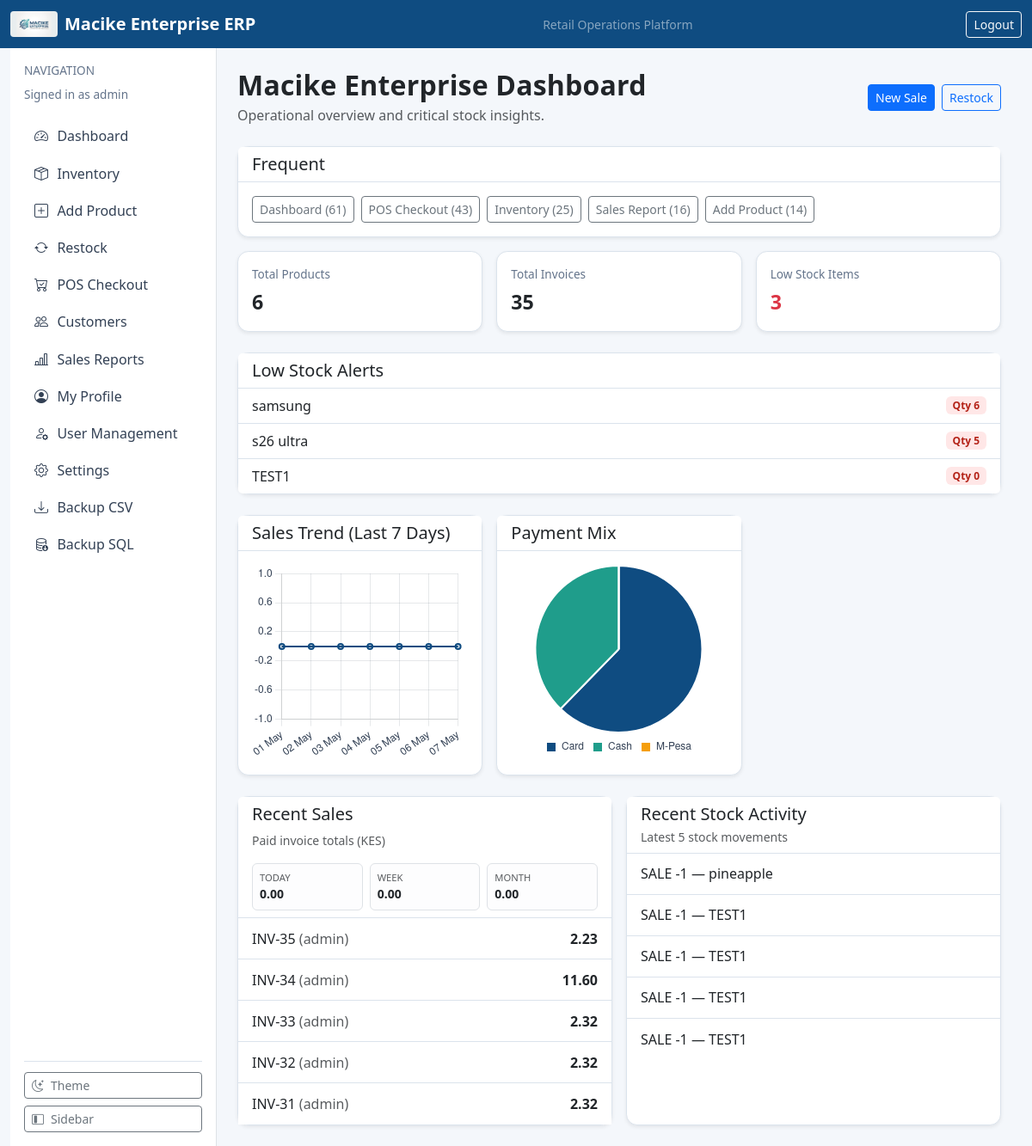
The app's page / (signed in), older data.
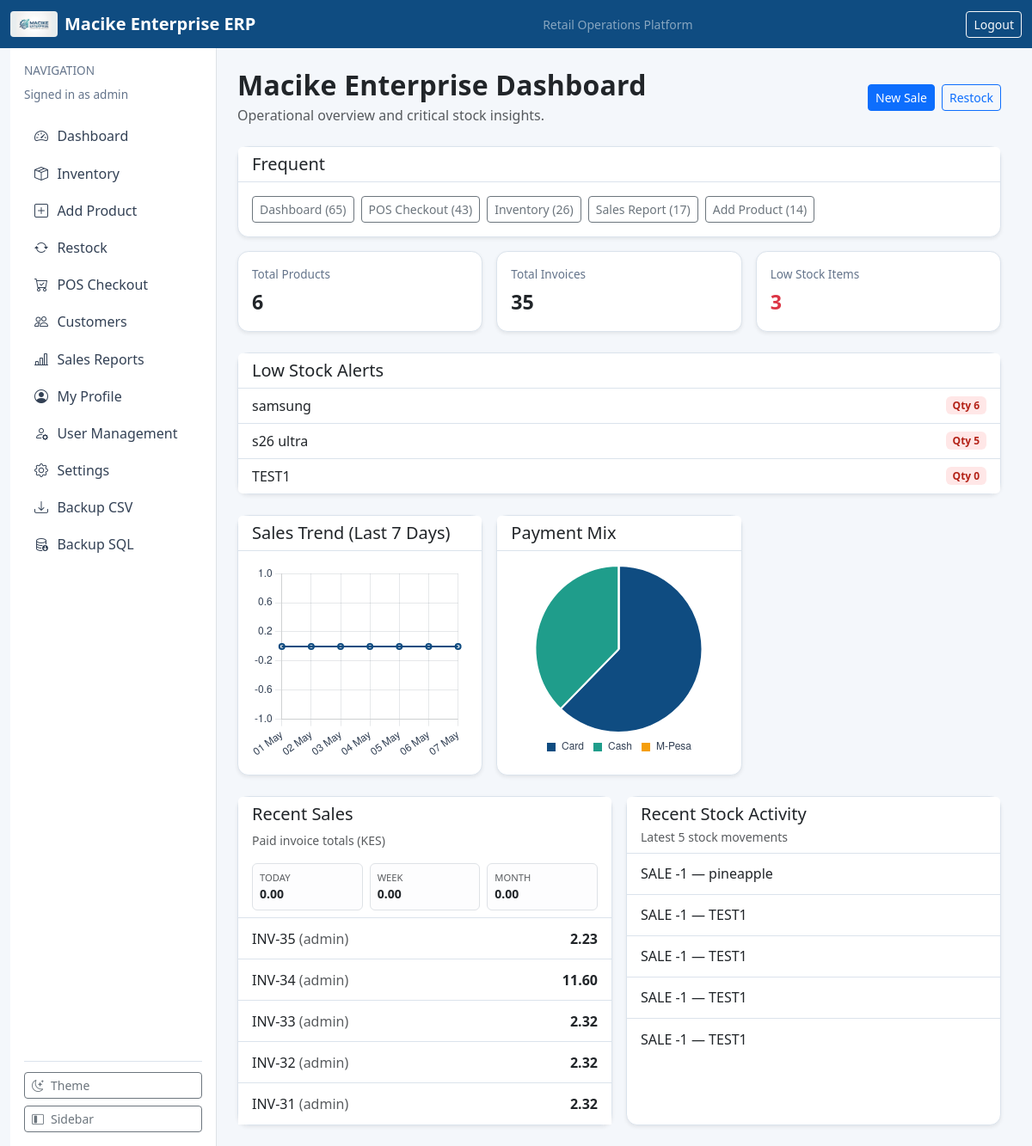
The same page, newer data.
### dashboard/models.py (models this page shows)
class UserPageVisit(models.Model):
    user = models.ForeignKey("accounts.CustomUser", on_delete=models.CASCADE, related_name="page_visits")
    path = models.CharField(max_length=255)
    label = models.CharField(max_length=100)
    count = models.PositiveIntegerField(default=0)
    last_visited = models.DateTimeField(auto_now=True)
    class Meta:
        unique_together = ("user", "path")
        ordering = ["-count", "-last_visited"]

### dashboard/views.py (the view)
# urls.py: 2. Add a URL to urlpatterns:  path('', views.home, name='home')
@login_required
@role_required("ADMIN", "MANAGER", "AUDITOR", "CASHIER")
def home(request):
    invoices_today = SalesInvoice.objects.count()
    today = timezone.localdate()
    day_labels = []
    sales_series = []
    for i in range(6, -1, -1):
        day = today - timedelta(days=i)
        day_labels.append(day.strftime("%d %b"))
        total = (
            SalesInvoice.objects.filter(timestamp__date=day, status=SalesInvoice.Status.PAID)
            .aggregate(total=models.Sum("total_amount"))["total"]
            or 0
        )
        sales_series.append(float(total))
    payment_rows = (
        SalesInvoice.objects.filter(status=SalesInvoice.Status.PAID)
        .values("payment_method")
        .annotate(total=models.Sum("total_amount"))
        .order_by("payment_method")
    )
    payment_map = dict(SalesInvoice.PaymentMethod.choices)
    payment_labels = [payment_map.get(row["payment_method"], row["payment_method"]) for row in payment_rows]
    payment_values = [float(row["total"] or 0) for row in payment_rows]
    top_products = (
        SalesLineItem.objects.values("product__name")
        .annotate(total_qty=models.Sum("quantity"))
        .order_by("-total_qty")[:5]
    )
    top_product_labels = [row["product__name"] for row in top_products]
    top_product_values = [int(row["total_qty"]) for row in top_products]
    low_stock_qs = Product.objects.filter(quantity__lte=models.F("reorder_level"))
    recent_sales = SalesInvoice.objects.select_related("cashier").order_by("-timestamp")[:5]
    recent_activity = StockAuditLog.objects.select_related("product", "user").order_by("-timestamp")[:5]
    paid_invoices = SalesInvoice.objects.filter(status=SalesInvoice.Status.PAID)
    now = timezone.now()
    def paid_sum(qs):
        return Decimal(str(qs.aggregate(total=models.Sum("total_amount"))["total"] or 0)).quantize(Decimal("0.01"))
    sales_total_today = paid_sum(paid_invoices.filter(timestamp__date=today))
    sales_total_week = paid_sum(paid_invoices.filter(timestamp__gte=now - timedelta(days=7)))
    sales_total_month = paid_sum(
        paid_invoices.filter(timestamp__year=now.year, timestamp__month=now.month),
    )
    context = {
        "settings_obj": AppSettings.get_solo(),
        "product_count": Product.objects.count(),
        "invoice_count": invoices_today,
        "low_stock_count": low_stock_qs.count(),
        "low_stock_items": low_stock_qs[:10],
        "recent_sales": recent_sales,
        "recent_activity": recent_activity,
        "sales_total_today": sales_total_today,
        "sales_total_week": sales_total_week,
        "sales_total_month": sales_total_month,
        "frequent_pages": UserPageVisit.objects.filter(user=request.user).order_by("-count", "-last_visited")[:5],
        "sales_labels": day_labels,
        "sales_series": sales_series,
        "payment_labels": payment_labels,
        "payment_values": payment_values,
        "top_product_labels": top_product_labels,
        "top_product_values": top_product_values,
    }
    return render(request, "dashboard/home.html", context)

### accounts/permissions.py (called while the page is built)
def role_required(*allowed_roles):
    def decorator(view_func):
        @wraps(view_func)
        def _wrapped(request, *args, **kwargs):
            user = request.user
            if not user.is_authenticated:
                return redirect("login")
            if user.is_superuser or getattr(user, "role", None) in allowed_roles:
                return view_func(request, *args, **kwargs)
            messages.error(request, "You do not have permission to access this page.")
            return redirect("dashboard-home")
        return _wrapped
    return decorator

### dashboard/context_processors.py (called while the page is built)
def app_settings(request):
    return {"app_settings": AppSettings.get_solo()}

### dashboard/models.py (called while the page is built)
    @classmethod
    def get_solo(cls):
        obj, _ = cls.objects.get_or_create(pk=1)
        return obj

### templates/dashboard/home.html (shortened to what the changed rows need)
{% extends "base.html" %}
{% block content %}
<div class="d-flex justify-content-between align-items-center mb-4">
    <div>
        <h2 class="section-title mb-1">{{ app_settings.business_name }} Dashboard</h2>
    </div>
</div>
<div class="card shadow-sm mb-3">
    <div class="card-body">
        <div class="d-flex flex-wrap gap-2">
            {% for page in frequent_pages %}
                <a class="btn btn-outline-secondary btn-sm" href="{{ page.path }}">{{ page.label }} ({{ page.count }})</a>
            {% empty %}
                <span class="text-muted">Your frequent links will appear here as you use the system.</span>
            {% endfor %}
        </div>
    </div>
</div>
{% endblock %}

Row changes from the older to the newer data that the page shows:
changed UserPageVisit "Dashboard": count "61" → "65"
changed UserPageVisit "Inventory": count "25" → "26"
changed UserPageVisit "Sales Report": count "16" → "17"
